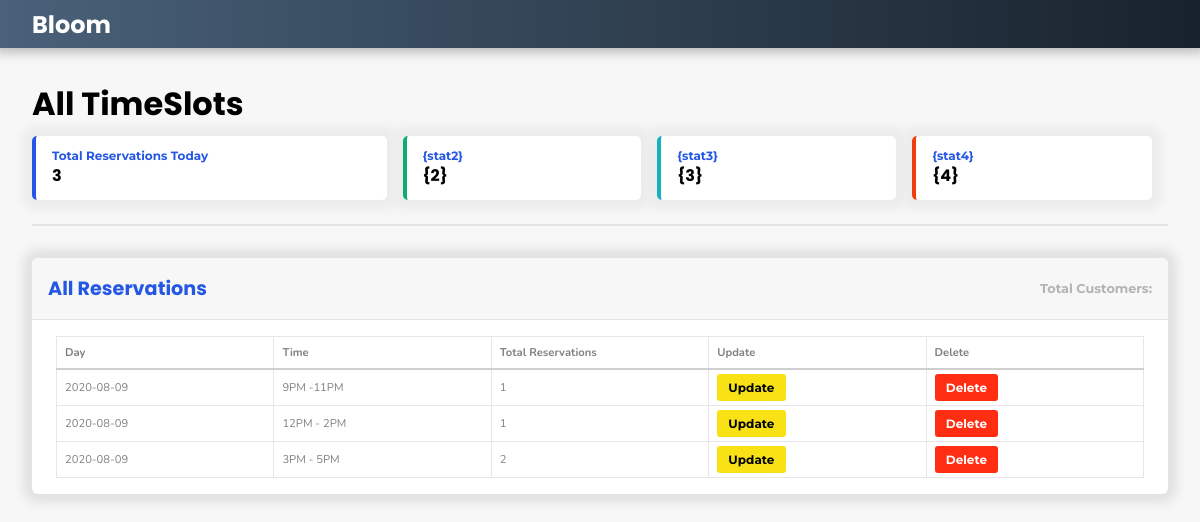
Page /timeslots/ on the earlier database version.
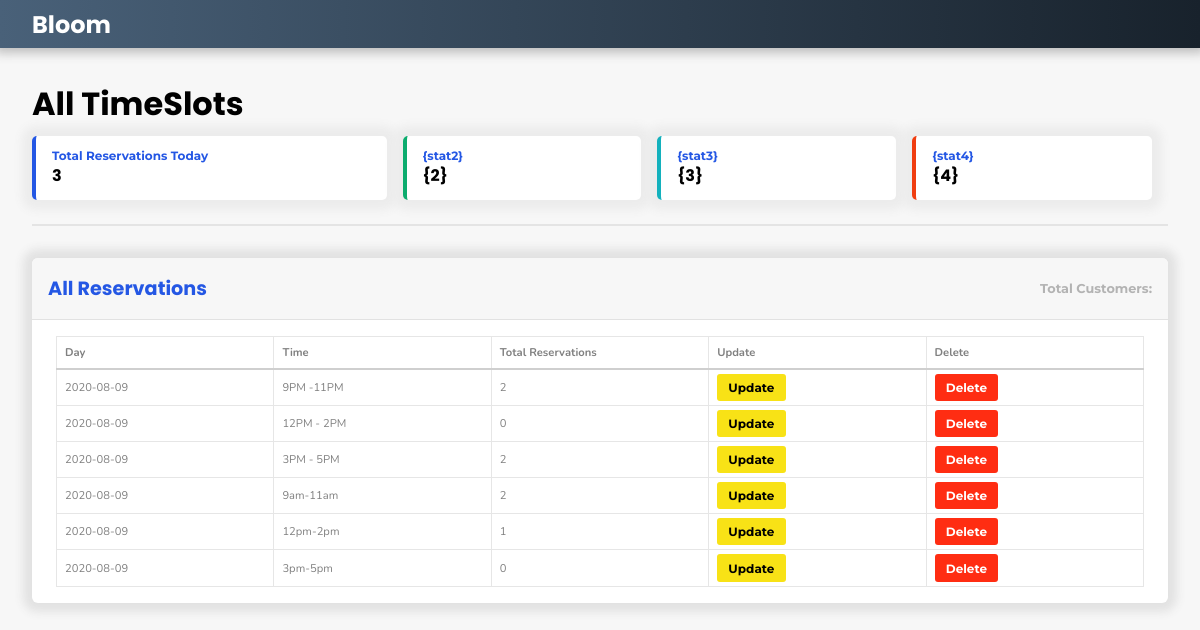
Same page on the later database version.
### reservations/models.py (models this page shows, shortened)
class TimeSlot(models.Model):
    TIMESLOTS = (
        ('9am-11am','9am-11am'),
        ('12pm-2pm','12pm-2pm'),
        ('3pm-5pm','3pm-5pm'),
    )
    time_slot = models.CharField(max_length=10, null=True, choices=TIMESLOTS, default="Choose a time window")
    day = models.ForeignKey(Day, related_name="timeslot_set", null=True, on_delete= models.CASCADE)
    capacity = models.IntegerField(blank=True, default=13, editable=False)

class Day(models.Model):
    today = date.today()
    tomorrow = today + timedelta(days=1)
    day = models.DateField(default=tomorrow, blank=False)
    date_created = models.DateField(default=today, blank=False)
    notes = models.TextField(max_length=2000, null=True, blank=True)
    def __str__(self):
        return "{}".format(self.day)

### reservations/views_read.py (the view)
# urls.py: path('timeslots/', timeslots_all_page),
def timeslots_all_page(request):
    timeslots = TimeSlot.objects.all()
    page_title = "All TimeSlots"
    context = {"page_title":page_title, 'timeslots':timeslots}
    template_name = 'timeslot/timeslots_all.html'
    return render(request, template_name, context)

### reservations/templates/timeslot/timeslots_all.html (shortened to what this page needs)
{% extends "base.html" %}
{% load static %}
{% block extra_head %}
<link rel="stylesheet" type="text/css" href="{% static 'css/customer/customer.css' %}">
{% endblock %}
{% block content %}
<div class="section">
</div>
<div class="card">
    <header>
        <h2>All Reservations</h2>
        <h4>Total Customers: {{residents.count}}</h4>
    </header>
    <div class="body">
        <table class="table-slot">
            <tr>
                <th id="name">Day</th>
                <th>Time</th>
                <th>Total Reservations</th>
                <th>Update</th>
                <th>Delete</th>
            </tr>
            {% for timeslot in timeslots %}
            <tr class="data">
                <td>{{timeslot.day}}</td>
                <td>{{timeslot.time_slot}}</td>
                <td>{{timeslot.reservation_set.count}}</td>
                <td><button class='btn btn-info'>Update</button></td>
                <td><button class='btn btn-danger'>Delete</button></td>
            </tr>
            {% endfor %}
        </table>
    </div>
</div>
{% endblock %}

Differences in the rows shown:
computed for TimeSlot "9PM -11PM": reservation_set.count "1" → "2"
computed for TimeSlot "12PM - 2PM": reservation_set.count "1" → "0"
added TimeSlot: day "2020-08-09", time_slot "9am-11am", reservation_set.count "2"
added TimeSlot: day "2020-08-09", time_slot "12pm-2pm", reservation_set.count "1"
added TimeSlot: day "2020-08-09", time_slot "3pm-5pm", reservation_set.count "0"
